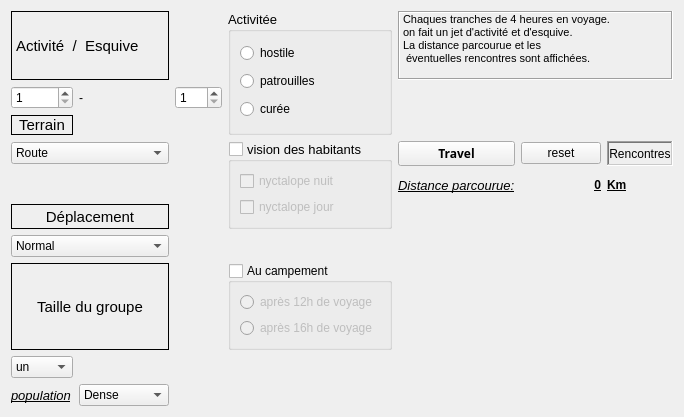
      <widget class="QWidget" name="tab_3">
       <attribute name="title">
        <string>Stratégie</string>
       </attribute>
       <layout class="QGridLayout" name="gridLayout_9">
        <item row="0" column="0" colspan="2">
         <widget class="QLabel" name="label_15">
          <property name="font">
           <font>
            <pointsize>11</pointsize>
            <weight>50</weight>
            <bold>false</bold>
           </font>
          </property>
          <property name="frameShape">
           <enum>QFrame::Panel</enum>
          </property>
          <property name="text">
           <string>Activité  /  Esquive</string>
          </property>
         </widget>
        </item>
        <item row="0" column="3" rowspan="3">
         <widget class="QGroupBox" name="groupBox_5">
          <property name="font">
           <font>
            <pointsize>10</pointsize>
            <weight>50</weight>
            <bold>false</bold>
            <kerning>true</kerning>
           </font>
          </property>
          <property name="title">
           <string>Activitée</string>
          </property>
          <layout class="QGridLayout" name="gridLayout_18">
           <item row="0" column="0">
            <widget class="QRadioButton" name="radioButton_12">
             <property name="font">
              <font>
               <pointsize>9</pointsize>
               <weight>50</weight>
               <bold>false</bold>
               <kerning>true</kerning>
              </font>
             </property>
             <property name="text">
              <string>hostile</string>
             </property>
             <property name="autoExclusive">
              <bool>false</bool>
             </property>
            </widget>
           </item>
           <item row="1" column="0">
            <widget class="QRadioButton" name="radioButton_13">
             <property name="font">
              <font>
               <pointsize>9</pointsize>
               <weight>50</weight>
               <bold>false</bold>
               <kerning>true</kerning>
              </font>
             </property>
             <property name="text">
              <string>patrouilles</string>
             </property>
             <property name="autoExclusive">
              <bool>false</bool>
             </property>
            </widget>
           </item>
           <item row="2" column="0">
            <widget class="QRadioButton" name="radioButton_14">
             <property name="font">
              <font>
               <pointsize>9</pointsize>
               <weight>50</weight>
               <bold>false</bold>
               <kerning>true</kerning>
              </font>
             </property>
             <property name="text">
              <string>curée</string>
             </property>
             <property name="autoExclusive">
              <bool>false</bool>
             </property>
            </widget>
           </item>
          </layout>
         </widget>
        </item>
        <item row="0" column="4" colspan="3">
         <widget class="QLabel" name="label_33">
          <property name="font">
           <font>
            <pointsize>8</pointsize>
            <weight>50</weight>
            <bold>false</bold>
           </font>
          </property>
          <property name="frameShape">
           <enum>QFrame::Box</enum>
          </property>
          <property name="frameShadow">
           <enum>QFrame::Sunken</enum>
          </property>
          <property name="text">
           <string>Chaques tranches de 4 heures en voyage.
on fait un jet d'activité et d'esquive.
La distance parcourue et les
 éventuelles rencontres sont affichées.
</string>
          </property>
         </widget>
        </item>
        <item row="1" column="0">
         <widget class="QSpinBox" name="spinBox_9">
          <property name="accelerated">
           <bool>true</bool>
          </property>
          <property name="minimum">
           <number>1</number>
          </property>
          <property name="maximum">
           <number>999</number>
          </property>
          <property name="value">
           <number>1</number>
          </property>
         </widget>
        </item>
        <item row="1" column="1">
         <widget class="QLabel" name="label_20">
          <property name="text">
           <string>-</string>
          </property>
         </widget>
        </item>
        <item row="1" column="2">
         <widget class="QSpinBox" name="spinBox_10">
          <property name="accelerated">
           <bool>true</bool>
          </property>
          <property name="minimum">
           <number>1</number>
          </property>
          <property name="maximum">
           <number>999</number>
          </property>
          <property name="value">
           <number>1</number>
          </property>
         </widget>
        </item>
        <item row="2" column="0">
         <widget class="QLabel" name="label_17">
          <property name="font">
           <font>
            <pointsize>11</pointsize>
            <weight>50</weight>
            <bold>false</bold>
           </font>
          </property>
          <property name="layoutDirection">
           <enum>Qt::LeftToRight</enum>
          </property>
          <property name="frameShape">
           <enum>QFrame::Panel</enum>
          </property>
          <property name="text">
           <string>Terrain</string>
          </property>
          <property name="alignment">
           <set>Qt::AlignCenter</set>
          </property>
         </widget>
        </item>
        <item row="3" column="0" colspan="2">
         <widget class="QComboBox" name="comboBox_3">
          <item>
           <property name="text">
            <string>Route</string>
           </property>
          </item>
          <item>
           <property name="text">
            <string>Dégagé</string>
           </property>
          </item>
          <item>
           <property name="text">
            <string>Forêt</string>
           </property>
          </item>
          <item>
           <property name="text">
            <string>Accidenté</string>
           </property>
          </item>
          <item>
           <property name="text">
            <string>Accidenté et boisé</string>
           </property>
          </item>
          <item>
           <property name="text">
            <string>Montagneux</string>
           </property>
          </item>
         </widget>
        </item>
        <item row="3" column="3" rowspan="3">
         <widget class="QGroupBox" name="groupBox_4">
          <property name="font">
           <font>
            <pointsize>10</pointsize>
            <weight>50</weight>
            <bold>false</bold>
           </font>
          </property>
          <property name="title">
           <string>vision des habitants</string>
          </property>
          <property name="checkable">
           <bool>true</bool>
          </property>
          <property name="checked">
           <bool>false</bool>
          </property>
          <layout class="QGridLayout" name="gridLayout_17">
           <item row="0" column="0">
            <widget class="QCheckBox" name="checkBox_6">
             <property name="font">
              <font>
               <pointsize>9</pointsize>
               <weight>50</weight>
               <bold>false</bold>
              </font>
             </property>
             <property name="text">
              <string>nyctalope nuit</string>
             </property>
             <property name="autoRepeat">
              <bool>false</bool>
             </property>
             <property name="autoExclusive">
              <bool>true</bool>
             </property>
             <property name="tristate">
              <bool>false</bool>
             </property>
            </widget>
           </item>
           <item row="1" column="0">
            <widget class="QCheckBox" name="checkBox_7">
             <property name="font">
              <font>
               <pointsize>9</pointsize>
               <weight>50</weight>
               <bold>false</bold>
              </font>
             </property>
             <property name="text">
              <string>nyctalope jour</string>
             </property>
             <property name="autoExclusive">
              <bool>true</bool>
             </property>
            </widget>
           </item>
          </layout>
         </widget>
        </item>
        <item row="3" column="4">
         <widget class="QPushButton" name="pushButton_3">
          <property name="sizePolicy">
           <sizepolicy hsizetype="Preferred" vsizetype="Preferred">
            <horstretch>0</horstretch>
            <verstretch>0</verstretch>
           </sizepolicy>
          </property>
          <property name="font">
           <font>
            <family>Hack</family>
            <weight>75</weight>
            <bold>true</bold>
           </font>
          </property>
          <property name="text">
           <string>Travel</string>
          </property>
         </widget>
        </item>
        <item row="3" column="5">
         <widget class="QPushButton" name="pushButton_4">
          <property name="text">
           <string>reset</string>
          </property>
         </widget>
        </item>
        <item row="3" column="6">
         <widget class="QLabel" name="Rencontres">
          <property name="frameShape">
           <enum>QFrame::WinPanel</enum>
          </property>
          <property name="frameShadow">
           <enum>QFrame::Sunken</enum>
          </property>
          <property name="text">
           <string>Rencontres</string>
          </property>
          <property name="alignment">
           <set>Qt::AlignCenter</set>
          </property>
         </widget>
        </item>
        <item row="4" column="4">
         <widget class="QLabel" name="label_22">
          <property name="font">
           <font>
            <pointsize>10</pointsize>
            <weight>50</weight>
            <italic>true</italic>
            <bold>false</bold>
            <underline>true</underline>
           </font>
          </property>
          <property name="text">
           <string>Distance parcourue:</string>
          </property>
         </widget>
        </item>
        <item row="4" column="5">
         <widget class="QLabel" name="dist">
          <property name="font">
           <font>
            <weight>75</weight>
            <bold>true</bold>
            <underline>true</underline>
           </font>
          </property>
          <property name="text">
           <string>0</string>
          </property>
          <property name="alignment">
           <set>Qt::AlignRight|Qt::AlignTrailing|Qt::AlignVCenter</set>
          </property>
         </widget>
        </item>
        <item row="4" column="6">
         <widget class="QLabel" name="label_23">
          <property name="font">
           <font>
            <weight>75</weight>
            <bold>true</bold>
            <underline>true</underline>
           </font>
          </property>
          <property name="text">
           <string>Km</string>
          </property>
         </widget>
        </item>
        <item row="5" column="0" colspan="2">
         <widget class="QLabel" name="label_18">
          <property name="font">
           <font>
            <pointsize>11</pointsize>
            <weight>50</weight>
            <bold>false</bold>
           </font>
          </property>
          <property name="layoutDirection">
           <enum>Qt::LeftToRight</enum>
          </property>
          <property name="frameShape">
           <enum>QFrame::Panel</enum>
          </property>
          <property name="text">
           <string>Déplacement</string>
          </property>
          <property name="alignment">
           <set>Qt::AlignCenter</set>
          </property>
         </widget>
        </item>
        <item row="6" column="0" colspan="2">
         <widget class="QComboBox" name="comboBox_4">
          <item>
           <property name="text">
            <string>Normal</string>
           </property>
          </item>
          <item>
           <property name="text">
            <string>Furtif</string>
           </property>
          </item>
          <item>
           <property name="text">
            <string>Précautionneux</string>
           </property>
          </item>
          <item>
           <property name="text">
            <string>Accéléré</string>
           </property>
          </item>
          <item>
           <property name="text">
            <string>Lente chevauchée</string>
           </property>
          </item>
          <item>
           <property name="text">
            <string>Chevauchée rapide</string>
           </property>
          </item>
         </widget>
        </item>
        <item row="7" column="0" colspan="2">
         <widget class="QLabel" name="label_21">
          <property name="font">
           <font>
            <pointsize>11</pointsize>
            <weight>50</weight>
            <bold>false</bold>
           </font>
          </property>
          <property name="layoutDirection">
           <enum>Qt::LeftToRight</enum>
          </property>
          <property name="frameShape">
           <enum>QFrame::Panel</enum>
          </property>
          <property name="text">
           <string>Taille du groupe</string>
          </property>
          <property name="alignment">
           <set>Qt::AlignCenter</set>
          </property>
         </widget>
        </item>
        <item row="8" column="0">
         <widget class="QComboBox" name="comboBox_6">
          <item>
           <property name="text">
            <string>un</string>
           </property>
          </item>
          <item>
           <property name="text">
            <string>deux</string>
           </property>
          </item>
          <item>
           <property name="text">
            <string>3-4</string>
           </property>
          </item>
          <item>
           <property name="text">
            <string>5-7</string>
           </property>
          </item>
          <item>
           <property name="text">
            <string>8-10</string>
           </property>
          </item>
          <item>
           <property name="text">
            <string>11-20</string>
           </property>
          </item>
          <item>
           <property name="text">
            <string>21-50</string>
           </property>
          </item>
          <item>
           <property name="text">
            <string>51+</string>
           </property>
          </item>
         </widget>
        </item>
        <item row="9" column="0">
         <widget class="QLabel" name="label_24">
          <property name="font">
           <font>
            <pointsize>10</pointsize>
            <weight>50</weight>
            <italic>true</italic>
            <bold>false</bold>
            <underline>true</underline>
           </font>
          </property>
          <property name="text">
           <string>population</string>
          </property>
         </widget>
        </item>
        <item row="9" column="1">
         <widget class="QComboBox" name="comboBox_7">
          <item>
           <property name="text">
            <string>Dense</string>
           </property>
          </item>
          <item>
           <property name="text">
            <string>Modéré</string>
           </property>
          </item>
          <item>
           <property name="text">
            <string>Faible</string>
           </property>
          </item>
          <item>
           <property name="text">
            <string>Eparse</string>
           </property>
          </item>
          <item>
           <property name="text">
            <string>Désertique</string>
           </property>
          </item>
         </widget>
        </item>
        <item row="7" column="3">
         <widget class="QGroupBox" name="groupBox_3">
          <property name="title">
           <string>Au campement</string>
          </property>
          <property name="checkable">
           <bool>true</bool>
          </property>
          <property name="checked">
           <bool>false</bool>
          </property>
          <layout class="QGridLayout" name="gridLayout_16">
           <item row="0" column="0">
            <widget class="QRadioButton" name="radioButton">
             <property name="text">
              <string>après 12h de voyage</string>
             </property>
             <property name="autoExclusive">
              <bool>true</bool>
             </property>
            </widget>
           </item>
           <item row="1" column="0">
            <widget class="QRadioButton" name="radioButton_4">
             <property name="text">
              <string>après 16h de voyage</string>
             </property>
             <property name="autoExclusive">
              <bool>true</bool>
             </property>
            </widget>
           </item>
          </layout>
         </widget>
        </item>
       </layout>
      </widget>
